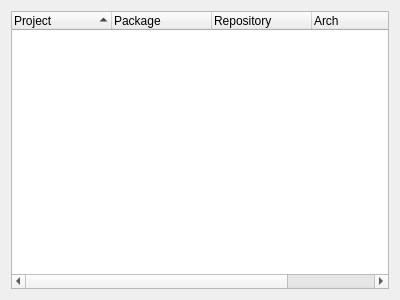
<ui version="4.0">
 <author/>
 <comment/>
 <exportmacro/>
 <class>MonitorTab</class>
 <widget name="MonitorTab" class="QWidget">
  <property name="geometry">
   <rect>
    <x>0</x>
    <y>0</y>
    <width>400</width>
    <height>300</height>
   </rect>
  </property>
         <layout class="QGridLayout" name="gridLayout_tabMonitor">
        <item row="0" column="0">
         <widget class="QTreeWidget" name="treeWidget">
          <property name="sizePolicy">
           <sizepolicy hsizetype="Preferred" vsizetype="Preferred">
            <horstretch>0</horstretch>
            <verstretch>0</verstretch>
           </sizepolicy>
          </property>
          <property name="frameShadow">
           <enum>QFrame::Sunken</enum>
          </property>
          <property name="alternatingRowColors">
           <bool>true</bool>
          </property>
          <property name="selectionMode">
           <enum>QAbstractItemView::ExtendedSelection</enum>
          </property>
          <property name="selectionBehavior">
           <enum>QAbstractItemView::SelectRows</enum>
          </property>
          <property name="rootIsDecorated">
           <bool>false</bool>
          </property>
          <property name="sortingEnabled">
           <bool>true</bool>
          </property>
          <column>
           <property name="text">
            <string>Project</string>
           </property>
          </column>
          <column>
           <property name="text">
            <string>Package</string>
           </property>
          </column>
          <column>
           <property name="text">
            <string>Repository</string>
           </property>
          </column>
          <column>
           <property name="text">
            <string>Arch</string>
           </property>
          </column>
          <column>
           <property name="text">
            <string>Status</string>
           </property>
          </column>
         </widget>
        </item>
       </layout>
 </widget>
 <connections/>
</ui>
